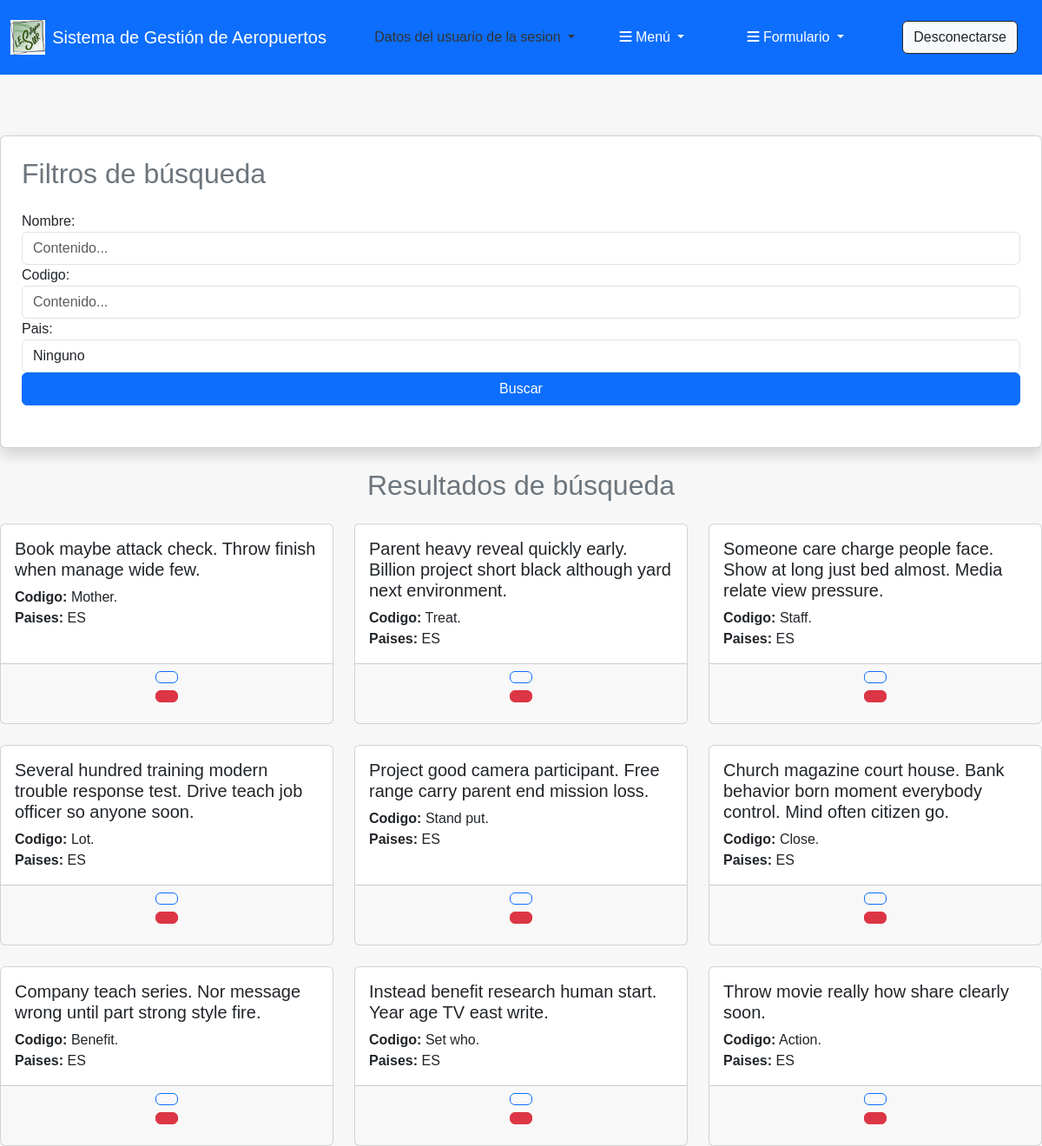
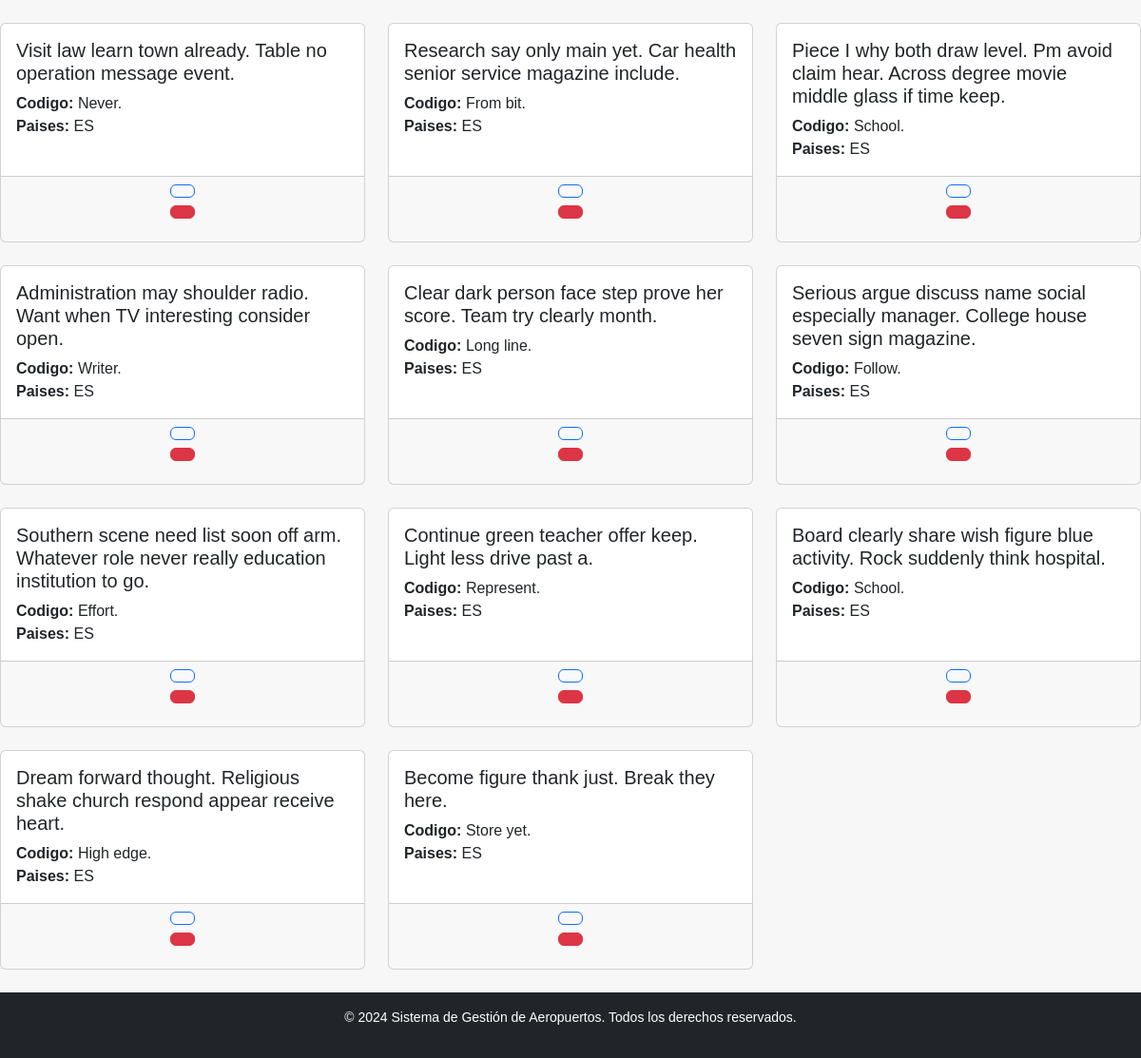
Screenshot of /Aerolinea/buscar/ (signed in) with the database file from the repository (2 pictures, top to bottom).
### apaeropuerto/models.py (models this page shows, shortened)
class Aerolinea(models.Model):
    paises = [
        ("ES", "España"),
        ("EN", "Inglaterra"),
        ("FR", "Francia"),
        ("IT", "Italia"),
    ]
    nombre = models.CharField(max_length=100,verbose_name="Aerolínea operadora")
    codigo = models.CharField(max_length=10)
    fecha_fundacion = models.DateField(auto_now_add=True)
    pais = models.CharField(
        max_length=2,
        choices=paises,default='ES'
    )
    aeropuerto =   models.ManyToManyField(Aeropuerto, related_name='aerolinea_de_aeropuerto') # Relación ManytoMany

### apaeropuerto/views.py (the view)
# urls.py: path('Aerolinea/buscar/', views.Aerolinea_buscar_avanzado, name='Aerolinea_buscar_avanzado'),
@permission_required('apaeropuerto.view_add_Aerolinea')
def Aerolinea_buscar_avanzado(request):
    if len(request.GET) > 0:
        formulario = BusquedaAvanzadaAerolinea(request.GET)
        if formulario.is_valid():
            aerolineas = Aerolinea.objects.prefetch_related(
                                                            Prefetch('aeropuerto'),               # ManyToMany con Aeropuerto
                                                            Prefetch('vuelo_aerolinea')           # ManyToMany con Vuelo
                                                        )
            nombre = formulario.cleaned_data.get('nombre')
            codigo = formulario.cleaned_data.get('codigo')
            pais = formulario.cleaned_data.get('pais')
            if nombre:
                aerolineas = aerolineas.filter(nombre__icontains=nombre)
            if codigo:
                aerolineas = aerolineas.filter(codigo=codigo)
            if pais:
                aerolineas = aerolineas.filter(pais = pais)
        else:
            return render (request, 'Formularios/Aerolinea/buscar.html', {
                'formulario': formulario,
                'aerolineas': []
            })
    else:
        formulario = BusquedaAvanzadaAerolinea(None)
        aerolineas = Aerolinea.objects.all()
    return render (request, 'Formularios/Aerolinea/buscar.html', {
        'formulario': formulario,
        'aerolineas': aerolineas
    })

### apaeropuerto/forms.py (shortened to what this page needs)
class BusquedaAvanzadaAerolinea(forms.Form):
    nombre = forms.CharField(
        required=False,
        widget=forms.TextInput(attrs={
            'class': 'form-control',
            'placeholder': 'Contenido...',
        })
    )
    codigo = forms.CharField(
        required=False,
        widget=forms.TextInput(attrs={
            'class': 'form-control',
            'placeholder': 'Contenido...',
        })
    )
    Aerolinea.paises.insert(0, ("", "Ninguno"))
    pais = forms.ChoiceField(
        choices=Aerolinea.paises,
        required=False,
        widget=forms.Select(attrs={
            'class': 'form-control',
        })
    )

### apaeropuerto/templates/Formularios/Aerolinea/buscar.html (shortened to what this page needs)
{% extends 'Principal.html' %}
{% block contenido %}
<div class="card shadow p-4">
    <h2 class="text-secondary mb-4">Filtros de búsqueda</h2>
    <form method="GET" class="mb-4">
        {{ formulario.nombre.label_tag }}
        {{ formulario.nombre }}
        {{ formulario.codigo.label_tag }}
        {{ formulario.codigo }}
        {{ formulario.pais.label_tag }}
        {{ formulario.pais }}
        <button type="submit" class="btn btn-primary w-100">Buscar</button>
    </form>
</div>
<h2 class="text-center text-secondary my-4">Resultados de búsqueda</h2>
<div class="row">
    {% if aerolineas %}
        {% for Aerolinea in aerolineas %}
        <div class="col-md-4 mb-4">
            <div class="card h-100">
                <div class="card-body">
                    <h5 class="card-title">{{ Aerolinea.nombre }}</h5>
                    <p class="card-text">
                        <strong>Codigo:</strong> {{ Aerolinea.codigo }}<br>
                        <strong>Paises:</strong> {{ Aerolinea.pais }}<br>
                    </p>
                </div>
                <div class="card-footer text-center">
                    {% load bootstrap_icons %}
                    <div class="row btn-group">
                        <div class="mb-2">
                            <button type="button"
                                    class="btn btn-outline-primary">
                            </button>
                        </div>
                    </div>
                    <div class="mb-2">
                        <form action = "{% url 'Aerolinea_eliminar' Aerolinea.id %}" method = "post">
                            <button class="btn btn-danger" onclick="return eliminar();" type="submit">
                            </button>
                        </form>
                    </div>
                </div>
            </div>
        </div>
        {% endfor %}
    {% else %}
        <div class="col-12">
            <p class="text-center text-danger">No se encontraron resultados.</p>
        </div>
    {% endif %}
</div>
{% endblock %}

### apaeropuerto/static/css/estilos.css (style rules this page uses)
html, body { margin: 0; padding: 0; min-height: 100%; display: flex; flex-direction: column; }
body { font-family: Arial, sans-serif; background-color: #f7f7f7; color: #333; flex: 1; }

### rows the page displays
Aerolinea: nombre "Book maybe attack check. Throw finish when manage wide few.", codigo "Mother.", pais "ES"
Aerolinea: nombre "Parent heavy reveal quickly early. Billion project short black although yard next environment.", codigo "Treat.", pais "ES"
Aerolinea: nombre "Someone care charge people face. Show at long just bed almost. Media relate view pressure.", codigo "Staff.", pais "ES"
Aerolinea: nombre "Several hundred training modern trouble response test. Drive teach job officer so anyone soon.", codigo "Lot.", pais "ES"
Aerolinea: nombre "Project good camera participant. Free range carry parent end mission loss.", codigo "Stand put.", pais "ES"
Aerolinea: nombre "Church magazine court house. Bank behavior born moment everybody control. Mind often citizen go.", codigo "Close.", pais "ES"
Aerolinea: nombre "Company teach series. Nor message wrong until part strong style fire.", codigo "Benefit.", pais "ES"
Aerolinea: nombre "Instead benefit research human start. Year age TV east write.", codigo "Set who.", pais "ES"
Aerolinea: nombre "Throw movie really how share clearly soon.", codigo "Action.", pais "ES"
Aerolinea: nombre "Visit law learn town already. Table no operation message event.", codigo "Never.", pais "ES"
Aerolinea: nombre "Research say only main yet. Car health senior service magazine include.", codigo "From bit.", pais "ES"
Aerolinea: nombre "Piece I why both draw level. Pm avoid claim hear. Across degree movie middle glass if time keep.", codigo "School.", pais "ES"
Aerolinea: nombre "Administration may shoulder radio. Want when TV interesting consider open.", codigo "Writer.", pais "ES"
Aerolinea: nombre "Clear dark person face step prove her score. Team try clearly month.", codigo "Long line.", pais "ES"
Aerolinea: nombre "Serious argue discuss name social especially manager. College house seven sign magazine.", codigo "Follow.", pais "ES"
Aerolinea: nombre "Southern scene need list soon off arm. Whatever role never really education institution to go.", codigo "Effort.", pais "ES"
Aerolinea: nombre "Continue green teacher offer keep. Light less drive past a.", codigo "Represent.", pais "ES"
Aerolinea: nombre "Board clearly share wish figure blue activity. Rock suddenly think hospital.", codigo "School.", pais "ES"
Aerolinea: nombre "Dream forward thought. Religious shake church respond appear receive heart.", codigo "High edge.", pais "ES"
Aerolinea: nombre "Become figure thank just. Break they here.", codigo "Store yet.", pais "ES"
